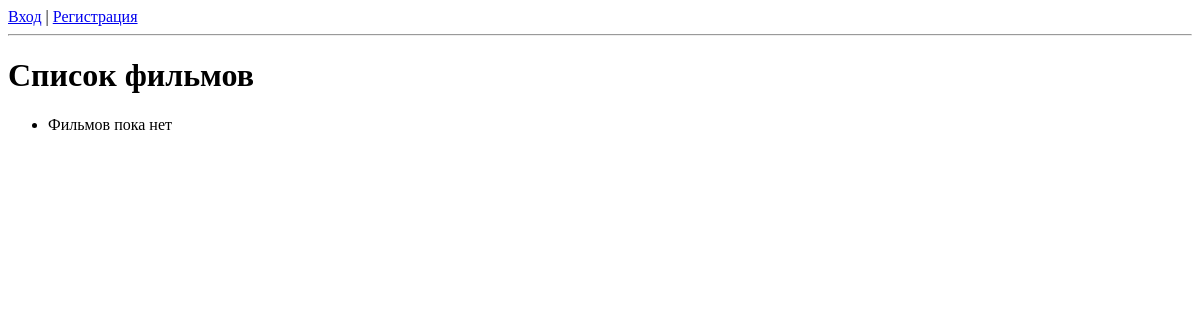
The app's page /cine/, older data.
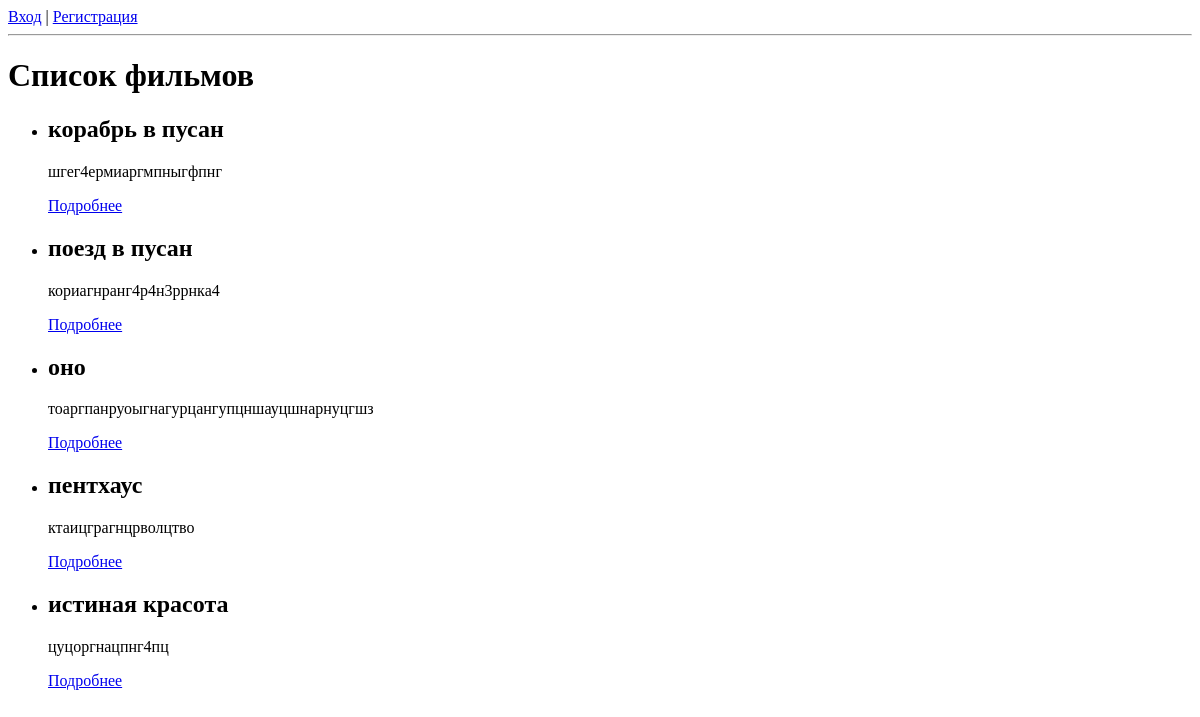
The same page, newer data.
### CineBoard/models.py (models this page shows, shortened)
class Film(models.Model):
    GENRE_CHOICES = [
        ('Ужасы', 'Ужасы'),
        ('Фантастика', 'Фантастика'),
        ('Боевики', 'Боевики'),
        ('Мелодрама', 'Мелодрама'),
    ]
    title = models.CharField(max_length=100, verbose_name='Название фильма')
    description = models.TextField(verbose_name='Описание фильма')
    genre = models.CharField(max_length=50, choices=GENRE_CHOICES, default='Фантастика', verbose_name='Жанр')
    date = models.CharField(max_length=50, verbose_name='Дата выхода')
    tags = models.ManyToManyField(Tag, related_name='films', blank=True, verbose_name='Теги')
    created_at = models.DateTimeField(auto_now_add=True, verbose_name='Дата добавления')

### CineBoard/views.py (the view)
# urls.py: path('', views.FilmListView.as_view(), name='film_list'),
class FilmListView(ListView):
    model = Film
    template_name = 'CineBoard/film_list.html'
    context_object_name = 'films'
    def get_queryset(self):
        return Film.objects.annotate(avg_rating=Avg('reviews__mark')).order_by('-avg_rating', '-created_at')

### templates/CineBoard/film_list.html
{% extends "CineBoard/base.html" %}
{% block content %}
<h1>Список фильмов</h1>
<ul>
{% for film in films %}
    <li>
        <h2>{{ film.title }}</h2>
        <p>{{ film.description|truncatechars:100 }}</p>
        <a href="{% url 'CineBoard:film_detail' film.pk %}">Подробнее</a>
    </li>
{% empty %}
    <li>Фильмов пока нет</li>
{% endfor %}
</ul>
{% endblock %}

Row changes from the older to the newer data that the page shows:
added Film: title "корабрь в пусан", description "шгег4ермиаргмпныгфпнг"
added Film: title "поезд в пусан", description "кориагнранг4р4н3ррнка4"
added Film: title "оно", description "тоаргпанруоыгнагурцангупцншауцшнарнуцгшз"
added Film: title "пентхаус", description "ктаицграгнцрволцтво"
added Film: title "истиная красота", description "цуцоргнацпнг4пц"
Text that changed along with them:
text no longer shown: "Фильмов пока нет"
